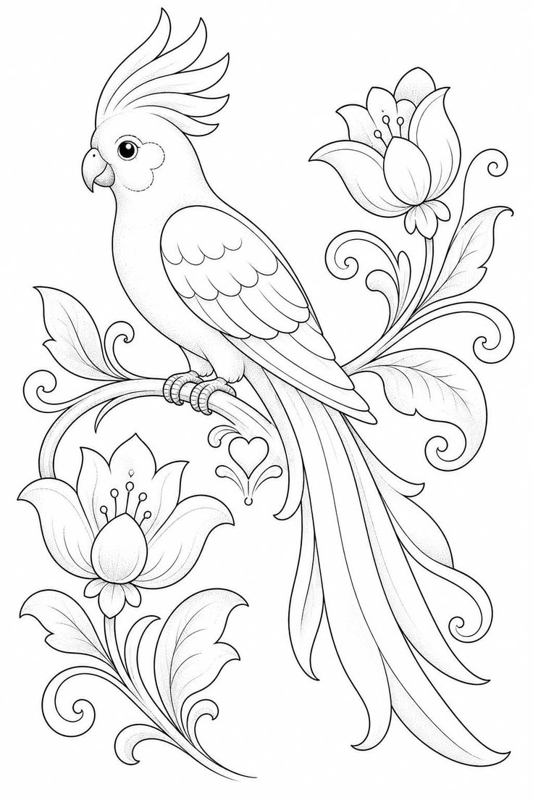
#> input picture sample.png, 533 x 800 px
$ python depthgen.py sample.png out.png
#> lines starting #> are read from the running program, lines starting #| are printed output that depends on the picture; after the words box and inside, x2 and y2 are one past the last pixel; in counts of white or black regions, pixels touching at a corner belong together
#!/usr/bin/env python3
"""
depthgen.py — Line-to-Relief depth map generator (Python).

Turns a black-and-white line drawing into a smooth, shaded grayscale depth map.

Approach (v7, user-approved):
  - Each enclosed WHITE region (petal / form) is raised as a smooth dome, normalized
    to its own peak so thin forms raise fully.
  - The INK LINES between forms are filled from the surrounding surface, so they
    read as light/raised boundaries — NOT dark outlines.
  - Only the TRUE OUTER background (the large open border-connected margin around
    the whole design) is darkened, giving depth without hiding internal detail.

Usage:
    python3 depthgen.py input.png output.png [options]
Options: --thr, --sm, --gamma, --top, --bg, --invert
"""
import argparse
import numpy as np
from PIL import Image
from scipy import ndimage
import cv2


def load_gray(path):
#> called with path = 'sample.png'
    im = Image.open(path).convert('RGBA')
    a = np.asarray(im).astype(np.float32) / 255.0
    al = a[..., 3:4]
#> al: shape (800, 533, 1) float32; every value is 1
    return (a[..., :3] * al).mean(axis=2)


def save(a, path):
    Image.fromarray((np.clip(a, 0, 1) * 255).astype(np.uint8)).save(path)


def relief(gray, thr=0.62, gamma=0.5, top=0.6, bg=0.08, levels=0):
    """Winning approach: raised white forms, light internal lines, dark outer margin.
    levels>0 quantises the raised internal relief into that many discrete depth
    planes (AdaBins-inspired): 0 = smooth continuous, 2-4 = stacked levels."""
#> called with thr = 0.62, gamma = 0.5, top = 0.6, bg = 0.08, levels = 0
    if gamma <= 0: gamma = 0.01
    ink = (gray < thr).astype(np.uint8)
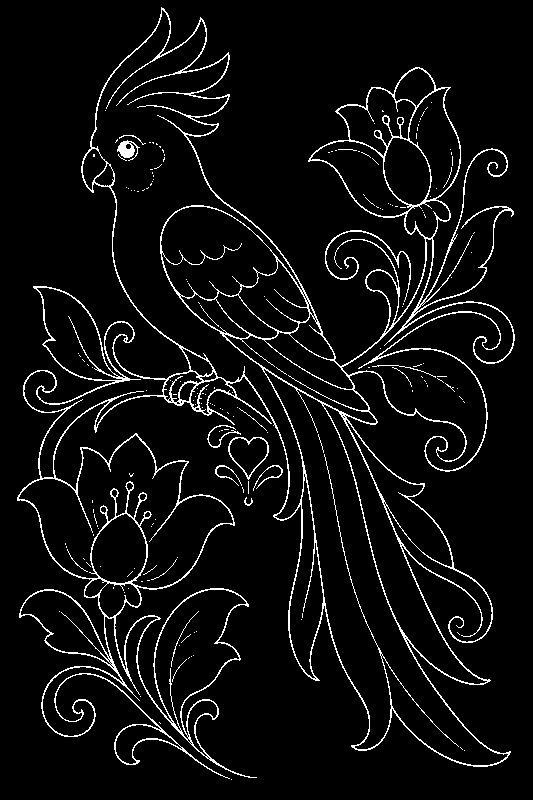
#> ink: shape (800, 533); values 0 (black) and 1 (white), 5.7% white in thin lines or dots
    white = 1 - ink
#> white: shape (800, 533); values 0 (black) and 1 (white), 94.3% white; black in thin lines or dots

    # --- true outer background = large open border-connected margin ----------
    border = np.zeros_like(ink)
    border[0,:]=1; border[-1,:]=1; border[:,0]=1; border[:,-1]=1
    page = ndimage.binary_propagation(border * white, mask=white).astype(np.uint8)
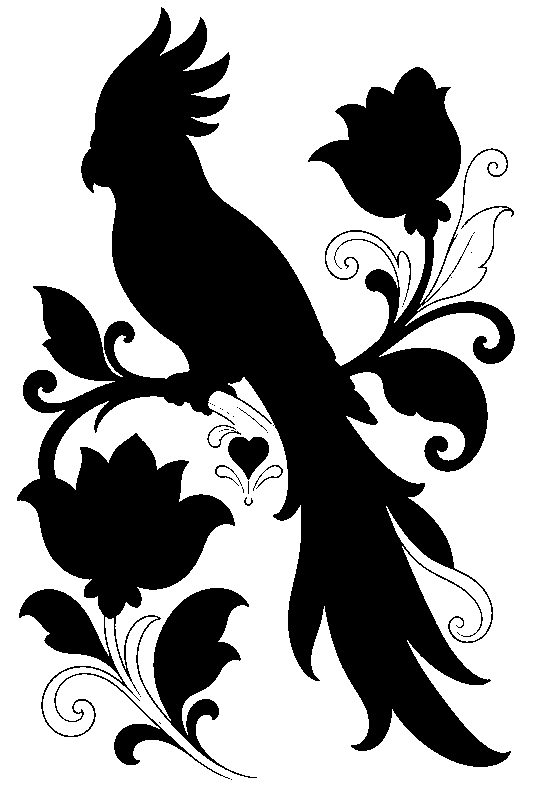
#> page: shape (800, 533); values 0 (black) and 1 (white), 60.6% white; 31 black regions (23 under 20 px), largest, box (x1, y1, x2, y2) and area: (17, 7, 515, 779) 165853, (228, 437, 269, 480) 1122, (325, 230, 411, 302) 400
    lab_page, nbg = ndimage.label(page)
#> nbg = 1
    sizes = np.bincount(lab_page.ravel())[1:]
#> sizes = [258602]
    big = int(np.argmax(sizes)) + 1 if nbg > 0 else 0
#> big = 1
    outer = (lab_page == big).astype(np.uint8)   # the big margin only
    internal = 1 - outer

    # --- raise each enclosed white form as a smooth dome ---------------------
    dist = cv2.distanceTransform(white, cv2.DIST_L2, 5).astype(np.float32)
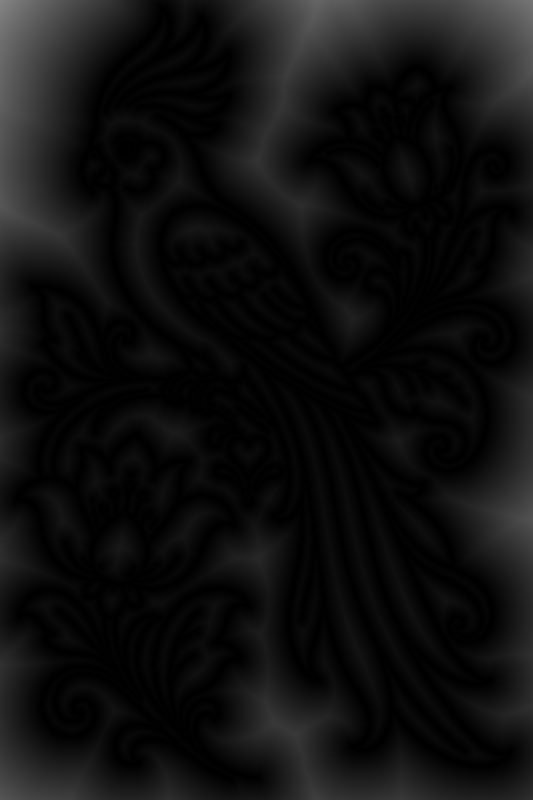
#> dist: shape (800, 533) float32; min 0, max 132.9, mean 16.2
    lab, ncomp = ndimage.label(white)
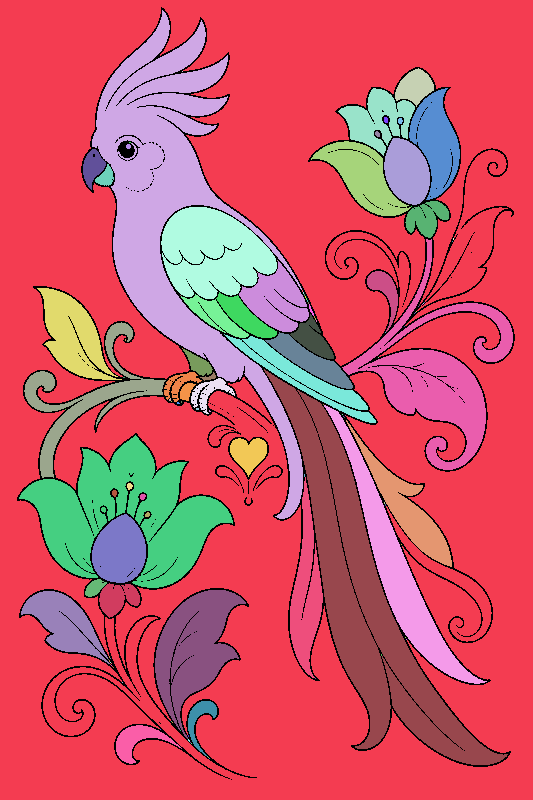
#> lab: shape (800, 533) int32; 128 distinct labels, from 0 to 127; one colour per label, 0 black
#> ncomp = 127
    petal = np.zeros_like(dist, dtype=np.float32)
    for i in range(1, ncomp + 1):
        comp = (lab == i)
        if comp.sum() < 3:
            continue
        dmax_i = dist[comp].max() + 1e-6
        petal[comp] = dist[comp] / dmax_i
#> this loop made 127 passes
#> dmax_i on passes 1, 2, 3, 5, 6, 7, 8, 9, 10, 11, 13, 14: 132.9, 24.77, 14.39, 12.59, 18.98, 2, 2.2, 2.2, 21.97, 18.58, 2.8, 9.79
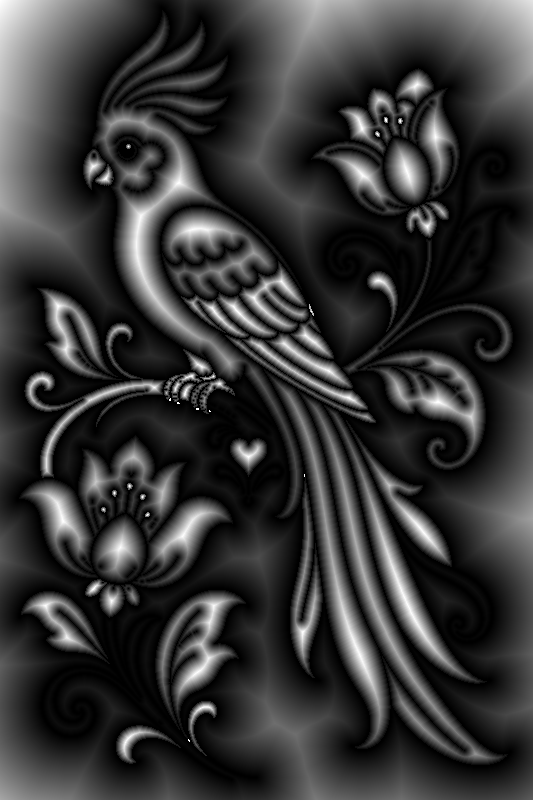
#> petal: shape (800, 533) float32; min 0, max 1, mean 0.216
    petal = np.power(petal, 0.5)
    petal = (petal - petal.min()) / (petal.max() - petal.min() + 1e-6)
    petal = (1 - top) + top * petal              # map into [1-top, 1]

    # --- fill internal lines so they are LIGHT (no dark outline) -------------
    filled = ndimage.gaussian_filter(petal, 4)
    petal = petal.copy()
    petal[ink > 0] = filled[ink > 0]
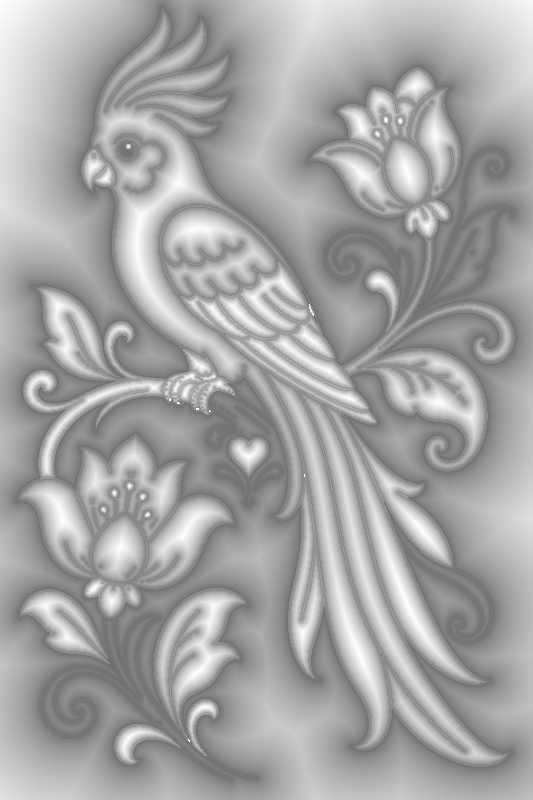
#> petal: shape (800, 533) float32; min 0.4, max 1, mean 0.652

    # --- final: petals+lines light, outer margin dark ------------------------
    out = np.where(internal > 0, petal, bg)
    out = ndimage.gaussian_filter(out, 2)
    out[internal > 0] = petal[internal > 0]
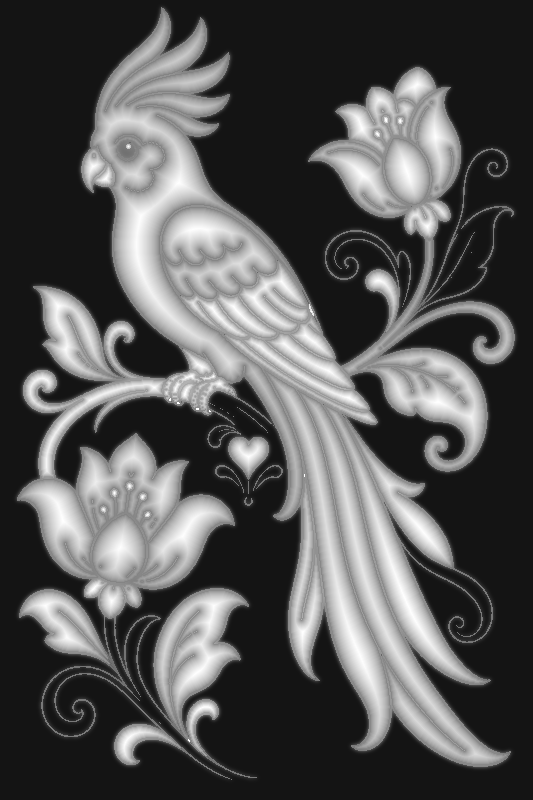
#> out: shape (800, 533) float32; min 0.08, max 1, mean 0.331
    out[outer > 0] = bg
    out = ndimage.gaussian_filter(out, 1.5)

    # --- optional discrete depth levels (AdaBins-inspired) -------------------
    # Quantise the raised internal relief into `levels` stacked planes. Each plane
    # gets a distinct height, producing the clean 'stacked relief' look. The outer
    # margin stays at its background level.
    if levels > 1:
        out = np.clip(out, 0, 1)
        inside = internal > 0
        vals = out[inside]
        lo = vals.min(); hi = vals.max()
        span = hi - lo + 1e-6
        q = np.clip(np.floor((vals - lo) / span * levels), 0, levels - 1).astype(np.int32)
        # map each quantised bin to a distinct level spanning the range
        out[inside] = lo + (q / max(levels - 1, 1)) * span
        # re-smooth lightly so plane boundaries aren't jagged
        out = ndimage.gaussian_filter(out, 1.0)
    return np.clip(out, 0, 1)


def main():
    ap = argparse.ArgumentParser(description='Line drawing -> depth map')
    ap.add_argument('input'); ap.add_argument('output')
    ap.add_argument('--thr', type=float, default=0.62)
    ap.add_argument('--gamma', type=float, default=0.5)
    ap.add_argument('--top', type=float, default=0.6, help='petal range height (0-1)')
    ap.add_argument('--bg', type=float, default=0.08, help='outer background level (0=black, 0.3=mid grey)')
    ap.add_argument('--levels', type=int, default=0, help='discrete depth levels (0=smooth, 2-4=stacked planes)')
    a = ap.parse_args()
    g = load_gray(a.input)
    out = relief(g, thr=a.thr, gamma=a.gamma, top=a.top, bg=a.bg, levels=a.levels)
    save(out, a.output)
    print('saved %s  mean=%.3f bg-dark=%.3f bright=%.3f' %
          (a.output, out.mean(), (out < 0.2).mean(), (out > 0.6).mean()))
#| saved out.png  mean=0.322 bg-dark=0.587 bright=0.281


if __name__ == '__main__':
    main()
